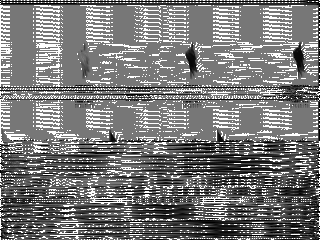
#> input picture RedFox_CTF_2026/REDFOX/echoesOfBifrost/sstv_equalized.png, 320 x 240 px
$ python ocr_enhanced.py
#> lines starting #> are read from the running program, lines starting #| are printed output that depends on the picture
#!/usr/bin/env python3
"""
OCR the enhanced images to extract text
"""
import subprocess
import sys
from PIL import Image
import numpy as np

def ocr_image(img_path, description=""):
    """Run OCR on image"""
    result = subprocess.run(
        ['tesseract', img_path, 'stdout', '--psm', '6'],
        capture_output=True,
        text=True,
        timeout=10
    )

    text = result.stdout.strip()
    print(f"\n{'='*60}")
    print(f"OCR Result for {description}")
    print(f"{'='*60}")
    print(f"Raw output ({len(text)} chars):")
    print(text if text else "[NO TEXT DETECTED]")

    if text and len(text) > 0:
        # Check confidence
        print(f"\nFirst 200 chars: {text[:200]}")

    return text

def analyze_equalized_image():
    """Analyze the histogram-equalized image in detail"""

    img = Image.open('sstv_equalized.png')
    img_arr = np.array(img)

    print("\n=== Equalized Image Analysis ===")
    print(f"Shape: {img_arr.shape}")
    print(f"Range: {img_arr.min()} to {img_arr.max()}")
    print(f"Mean: {img_arr.mean():.2f}")

    # Try different preprocessing before OCR
    for thresh in [128, 100, 150]:
        binary = (img_arr < thresh).astype(np.uint8) * 255
        binary_img = Image.fromarray(binary)
        binary_file = f'sstv_binary_{thresh}.png'
        binary_img.save(binary_file)

        dark_count = np.sum(img_arr < thresh)
        print(f"  Binary threshold {thresh}: {dark_count} dark pixels")

def upscale_and_ocr():
    """Upscale images for better OCR"""

    for factor in [2, 4, 8]:
        # Equalized
        img = Image.open('sstv_equalized.png')
#> img is the input picture: PIL image 320x240 L; min 0, max 255, mean 122.1
        new_size = (img.width * factor, img.height * factor)
#> new_size = (640, 480)
        upscaled = img.resize(new_size, Image.LANCZOS)
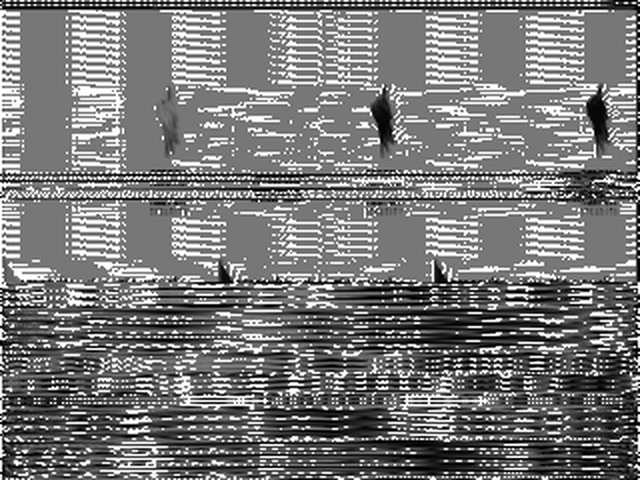
#> upscaled: PIL image 640x480 L; min 0, max 255, mean 120.9
        upscaled_file = f'sstv_equalized_x{factor}.png'
        upscaled.save(upscaled_file)

        # Also try contrast version
        img2 = Image.open('sstv_contrast_3.0.png')
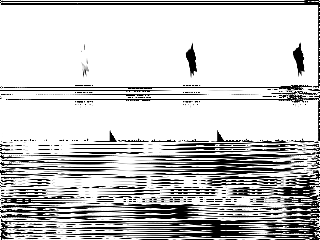
#> input picture RedFox_CTF_2026/REDFOX/echoesOfBifrost/sstv_contrast_3.0.png, 320 x 240 px
#> img2 is the input picture: PIL image 320x240 L; min 0, max 255, mean 201.5
        upscaled2 = img2.resize(new_size, Image.LANCZOS)
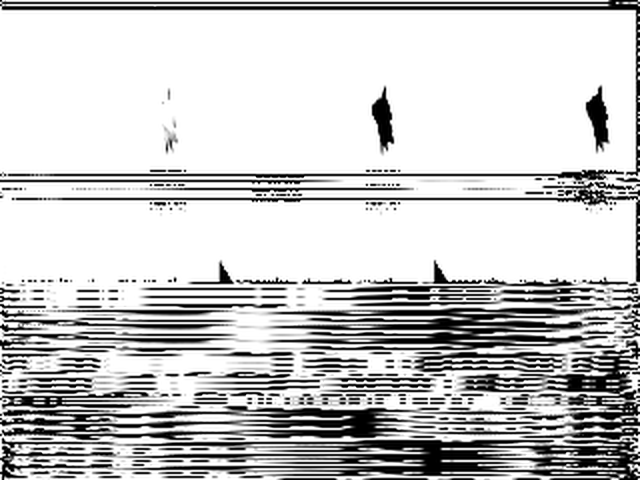
#> upscaled2: PIL image 640x480 L; min 0, max 255, mean 200.3
        upscaled2_file = f'sstv_contrast_3.0_x{factor}.png'
        upscaled2.save(upscaled2_file)

if __name__ == '__main__':
    # First, upscale images
    print("Upscaling images for better OCR...")
    upscale_and_ocr()

    # Try OCR on various versions
    images_to_try = [
        ('sstv_equalized.png', 'Histogram Equalized'),
        ('sstv_contrast_3.0.png', 'Contrast Enhanced (3.0x)'),
        ('sstv_binary_100.png', 'Binary Threshold 100'),
        ('sstv_binary_128.png', 'Binary Threshold 128'),
        ('sstv_binary_150.png', 'Binary Threshold 150'),
        ('sstv_equalized_x2.png', 'Equalized 2x Upscaled'),
        ('sstv_equalized_x4.png', 'Equalized 4x Upscaled'),
        ('sstv_contrast_3.0_x2.png', 'Contrast 3.0x 2x Upscaled'),
        ('sstv_contrast_3.0_x4.png', 'Contrast 3.0x 4x Upscaled'),
    ]

    results = {}
    for img_path, description in images_to_try:
        try:
#> (the run stopped early here; a loop or call above may not have finished)
